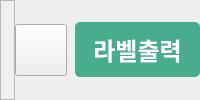
           <widget class="QWidget" name="s_page">
            <layout class="QHBoxLayout" name="horizontalLayout_11">
             <property name="spacing">
              <number>0</number>
             </property>
             <property name="leftMargin">
              <number>0</number>
             </property>
             <property name="topMargin">
              <number>0</number>
             </property>
             <property name="rightMargin">
              <number>0</number>
             </property>
             <property name="bottomMargin">
              <number>0</number>
             </property>
             <item>
              <widget class="QFrame" name="frame">
               <property name="frameShape">
                <enum>QFrame::StyledPanel</enum>
               </property>
               <property name="frameShadow">
                <enum>QFrame::Raised</enum>
               </property>
              </widget>
             </item>
             <item>
              <widget class="QFrame" name="print_frame">
               <property name="maximumSize">
                <size>
                 <width>185</width>
                 <height>16777215</height>
                </size>
               </property>
               <property name="frameShape">
                <enum>QFrame::NoFrame</enum>
               </property>
               <property name="frameShadow">
                <enum>QFrame::Raised</enum>
               </property>
               <layout class="QHBoxLayout" name="horizontalLayout_7">
                <property name="spacing">
                 <number>8</number>
                </property>
                <property name="leftMargin">
                 <number>0</number>
                </property>
                <property name="topMargin">
                 <number>0</number>
                </property>
                <property name="rightMargin">
                 <number>0</number>
                </property>
                <property name="bottomMargin">
                 <number>0</number>
                </property>
                <item>
                 <widget class="QPushButton" name="print_status">
                  <property name="minimumSize">
                   <size>
                    <width>52</width>
                    <height>52</height>
                   </size>
                  </property>
                  <property name="maximumSize">
                   <size>
                    <width>52</width>
                    <height>52</height>
                   </size>
                  </property>
                  <property name="font">
                   <font>
                    <family>맑은 고딕</family>
                    <pointsize>16</pointsize>
                    <weight>75</weight>
                    <bold>true</bold>
                   </font>
                  </property>
                  <property name="toolTip">
                   <string>프린터 상태</string>
                  </property>
                  <property name="text">
                   <string/>
                  </property>
                  <property name="icon">
                   <iconset>
                    <normaloff>../img/print.png</normaloff>../img/print.png</iconset>
                  </property>
                  <property name="iconSize">
                   <size>
                    <width>25</width>
                    <height>25</height>
                   </size>
                  </property>
                 </widget>
                </item>
                <item alignment="Qt::AlignRight">
                 <widget class="QPushButton" name="print_btn">
                  <property name="sizePolicy">
                   <sizepolicy hsizetype="Preferred" vsizetype="Preferred">
                    <horstretch>0</horstretch>
                    <verstretch>0</verstretch>
                   </sizepolicy>
                  </property>
                  <property name="minimumSize">
                   <size>
                    <width>125</width>
                    <height>55</height>
                   </size>
                  </property>
                  <property name="maximumSize">
                   <size>
                    <width>125</width>
                    <height>55</height>
                   </size>
                  </property>
                  <property name="font">
                   <font>
                    <family>맑은 고딕</family>
                    <pointsize>18</pointsize>
                    <weight>75</weight>
                    <italic>false</italic>
                    <bold>true</bold>
                   </font>
                  </property>
                  <property name="toolTip">
                   <string>라벨츨력</string>
                  </property>
                  <property name="styleSheet">
                   <string notr="true">QPushButton#print_btn {
border:none; 
background:#47AD8E; 
color:white;
border-radius: 5px
}
QPushButton#print_btn:pressed {
background-color: #3fa082;
}</string>
                  </property>
                  <property name="text">
                   <string>라벨출력</string>
                  </property>
                  <property name="iconSize">
                   <size>
                    <width>34</width>
                    <height>34</height>
                   </size>
                  </property>
                 </widget>
                </item>
               </layout>
              </widget>
             </item>
            </layout>
           </widget>
